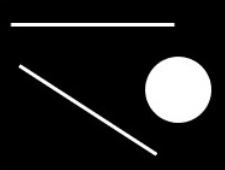
#> input picture Python：study/Python/人工智能课程学习/OpenCV学习/opencv_demo/04-前面的补充代码/src/huofu.png, 225 x 170 px
$ python '10-霍夫变换.py'
#> lines starting #> are read from the running program, lines starting #| are printed output that depends on the picture; after the words box and inside, x2 and y2 are one past the last pixel; in counts of white or black regions, pixels touching at a corner belong together
import cv2
import numpy as np
def test001():
    img=cv2.imread("./src/huofu.png")
    img_gray=cv2.cvtColor(img,cv2.COLOR_BGR2GRAY)
    h,w=img_gray.shape
    arr=cv2.HoughLines(img_gray,0.5,0.3*np.pi/180,100)
    print(arr)
    for el in arr:
        rho,theta=el[0]
        print(rho,theta,"==============")
        # x*np.cos(theta)+y*np.sin(theta)=rho
        if theta==0 or theta==np.pi:
            continue
        y=lambda x:-(x*np.cos(theta)-rho)/np.sin(theta)
        p1=(0,int(y(0)))
        p2=(w,int(y(w)))
        cv2.line(img,p1,p2,(0,0,255),1)
    cv2.imshow("img",img)
    cv2.waitKey(0)
# test001()

def test002():
    img=cv2.imread("./src/huofu.png")
#> img is the input picture: shape (170, 225, 3); min 0, max 255, mean 30.9
    img_gray=cv2.cvtColor(img,cv2.COLOR_BGR2GRAY)
    h,w=img_gray.shape
#> h = 170; w = 225
    arr=cv2.HoughLinesP(img_gray,0.8, 0.01745, 90, minLineLength=120, maxLineGap=10)
#> arr = 21 rows, first 6: [0, 0, 224, 0], [0, 22, 181, 22], [0, 26, 181, 26], [0, 23, 179, 23], [0, 58, 162, 151], [0, 25, 181, 25]
    print(arr)
#> (printed output is left out)
    for el in arr:
        x1,y1,x2,y2=el[0]
        cv2.line(img,(x1,y1),(x2,y2),(0,0,255),1)
#> this loop made 21 passes
#> (x1, y1, x2, y2) on passes 1 to 12: (0, 0, 224, 0), (0, 22, 181, 22), (0, 26, 181, 26), (0, 23, 179, 23), (0, 58, 162, 151), (0, 25, 181, 25), (0, 19, 182, 19), (0, 24, 181, 24), (0, 166, 0, 1), (3, 60, 159, 154), (3, 62, 161, 161), (3, 169, 3, 1)
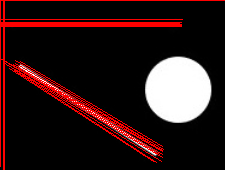
#> img: shape (170, 225, 3); 8.83% of pixels changed, all inside (x1, y1, x2, y2) = (0, 0, 225, 170)
    cv2.imshow("img",img)
    cv2.waitKey(0)

test002()
